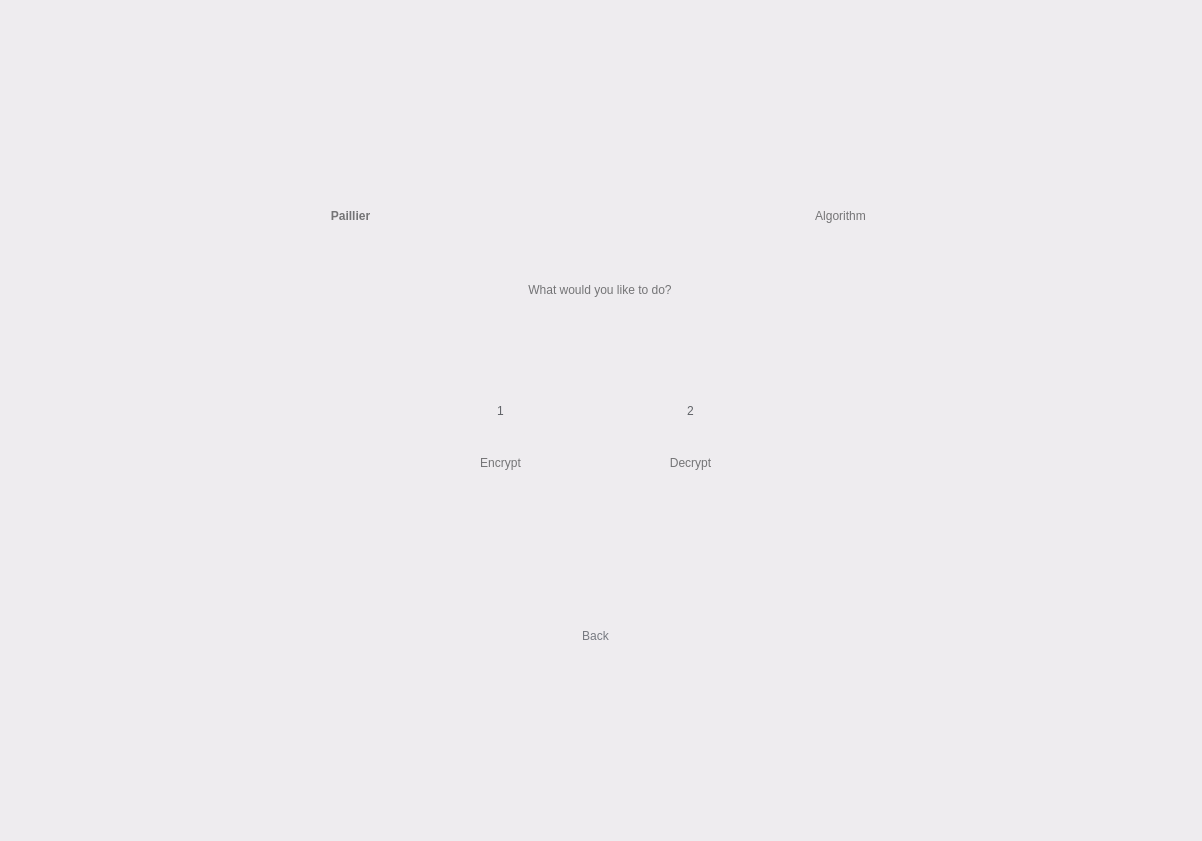
<?xml version="1.0" encoding="UTF-8"?>
<ui version="4.0">
 <class>Widget</class>
 <widget class="QWidget" name="Widget">
  <property name="geometry">
   <rect>
    <x>0</x>
    <y>0</y>
    <width>1202</width>
    <height>841</height>
   </rect>
  </property>
  <property name="windowTitle">
   <string>Widget</string>
  </property>
  <property name="styleSheet">
   <string notr="true">background-color: rgb(238, 236, 239);</string>
  </property>
  <widget class="QWidget" name="widget1" native="true">
   <property name="geometry">
    <rect>
     <x>0</x>
     <y>0</y>
     <width>1201</width>
     <height>841</height>
    </rect>
   </property>
   <property name="styleSheet">
    <string notr="true">QWidget#widget1 {background-color: rgb(246, 245, 247);};

</string>
   </property>
   <widget class="QLabel" name="label">
    <property name="geometry">
     <rect>
      <x>130</x>
      <y>140</y>
      <width>441</width>
      <height>151</height>
     </rect>
    </property>
    <property name="styleSheet">
     <string notr="true">background-color: rgba(255, 255, 255, 0);
color: rgb(116, 116, 118);
font: 75 72pt &quot;Product Sans&quot;;
font-weight: bold;
</string>
    </property>
    <property name="text">
     <string>Paillier</string>
    </property>
    <property name="alignment">
     <set>Qt::AlignCenter</set>
    </property>
   </widget>
   <widget class="QPushButton" name="pushButton">
    <property name="geometry">
     <rect>
      <x>470</x>
      <y>380</y>
      <width>61</width>
      <height>61</height>
     </rect>
    </property>
    <property name="styleSheet">
     <string notr="true">font: 17pt &quot;Product Sans&quot;;
color: rgb(96, 99, 103);
border-radius: 25px;
</string>
    </property>
    <property name="text">
     <string>1</string>
    </property>
   </widget>
   <widget class="QLabel" name="label_2">
    <property name="geometry">
     <rect>
      <x>570</x>
      <y>140</y>
      <width>541</width>
      <height>151</height>
     </rect>
    </property>
    <property name="styleSheet">
     <string notr="true">background-color: rgba(255, 255, 255, 0);
color: rgb(116, 116, 118);
font: 75 72pt &quot;Product Sans&quot;;
</string>
    </property>
    <property name="text">
     <string>Algorithm</string>
    </property>
    <property name="alignment">
     <set>Qt::AlignCenter</set>
    </property>
   </widget>
   <widget class="QLabel" name="label_3">
    <property name="geometry">
     <rect>
      <x>400</x>
      <y>280</y>
      <width>400</width>
      <height>20</height>
     </rect>
    </property>
    <property name="styleSheet">
     <string notr="true">background-color: rgba(255, 255, 255, 0);
font: 16pt &quot;Product Sans&quot;;
color: rgb(116, 116, 118);</string>
    </property>
    <property name="text">
     <string>What would you like to do?</string>
    </property>
    <property name="alignment">
     <set>Qt::AlignCenter</set>
    </property>
   </widget>
   <widget class="QLabel" name="label_4">
    <property name="geometry">
     <rect>
      <x>430</x>
      <y>450</y>
      <width>141</width>
      <height>26</height>
     </rect>
    </property>
    <property name="styleSheet">
     <string notr="true">background-color: rgba(255, 255, 255, 0);
font: 16pt &quot;Product Sans&quot;;
color: rgb(116, 116, 118);</string>
    </property>
    <property name="text">
     <string>Encrypt</string>
    </property>
    <property name="alignment">
     <set>Qt::AlignCenter</set>
    </property>
   </widget>
   <widget class="QLabel" name="label_5">
    <property name="geometry">
     <rect>
      <x>620</x>
      <y>450</y>
      <width>141</width>
      <height>26</height>
     </rect>
    </property>
    <property name="styleSheet">
     <string notr="true">background-color: rgba(255, 255, 255, 0);
font: 16pt &quot;Product Sans&quot;;
color: rgb(116, 116, 118);</string>
    </property>
    <property name="text">
     <string>Decrypt</string>
    </property>
    <property name="alignment">
     <set>Qt::AlignCenter</set>
    </property>
   </widget>
   <widget class="QPushButton" name="pushButton_2">
    <property name="geometry">
     <rect>
      <x>660</x>
      <y>380</y>
      <width>61</width>
      <height>61</height>
     </rect>
    </property>
    <property name="styleSheet">
     <string notr="true">font: 17pt &quot;Product Sans&quot;;
color: rgb(96, 99, 103);
border-radius: 25px;
</string>
    </property>
    <property name="text">
     <string>2</string>
    </property>
   </widget>
   <widget class="QPushButton" name="backButton">
    <property name="geometry">
     <rect>
      <x>560</x>
      <y>620</y>
      <width>71</width>
      <height>31</height>
     </rect>
    </property>
    <property name="styleSheet">
     <string notr="true">font: 12pt &quot;Product Sans&quot;;
color: rgb(118, 121, 128);
background-color: rgba(255, 255, 255, 0);
border-radius: 15px;
</string>
    </property>
    <property name="text">
     <string>Back</string>
    </property>
   </widget>
  </widget>
 </widget>
 <resources/>
 <connections/>
</ui>
